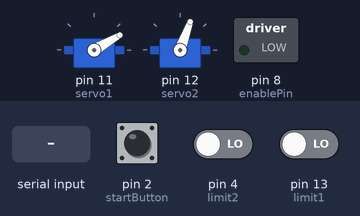
This sketch was run on a simulated Arduino Uno, built with avr-gcc and run on an emulated ATmega328P. On the bench: 2 × servo, switched loads named in the sketch (green lamp = pin HIGH). The inputs (shaded band) are chosen by the test bench; at power-on: pin 2 (startButton) HIGH, pin 4 (limit2) LOW, pin 13 (limit1) LOW. Pins used as bus, display or sensor lines are not drawn; what the sketch prints to the serial monitor is not drawn.

Above: at 1.2 s.
1.3 s: "2\n" received over Serial
At 3.6 s:
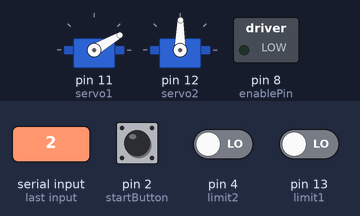
4.3 s: pin 2 (startButton) pulled LOW for 0.15 s
At 4.3 s:
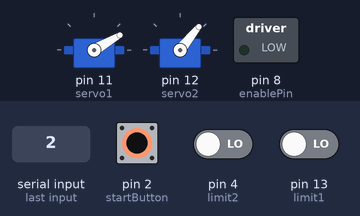
7.4 s: "30,150\n" received over Serial
At 9.27 s:
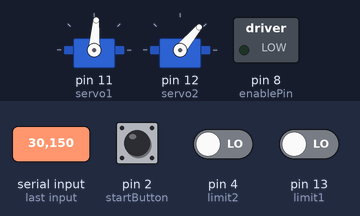
10.4 s: "1,90,45\n" received over Serial
13.4 s: pin 2 (startButton) pulled LOW for 3.2 s
18.1 s: "3\n" received over Serial
At 21.98 s:
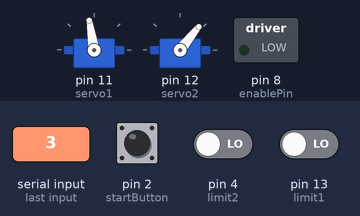
Timing chart, 0 to 22.1 s (numbered marks = the images above; inputs shaded):
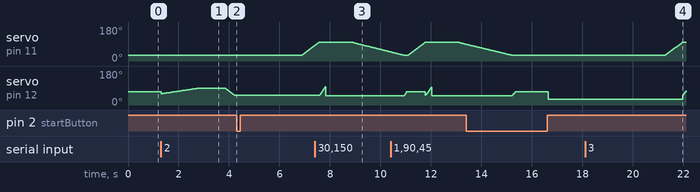

Measured:
- after the input at 18.1 s, servo on pin 12 (servo2): 30° → 71° after 3.9 s

The sketch:

RobotControl.ino
```cpp
// Run a A4998 Stepstick from an Arduino UNO.
// Paul Hurley Aug 2015
#include <stdlib.h>
#include <Servo.h>

int x;
#define BAUD (9600)

Servo s1;
Servo s2;

int limit1 = 13;
int limit2 = 4;
int limit3 = 3;
int limit4 = 5;

int step1Dir = 7;
int step1Step = 6;
int step2Dir = 10;
int step2Step = 9;

int enablePin = 8;

int servo1 = 11;
int servo2 = 12;

int startButton = 2;

boolean motorsOff = HIGH;


void setup()
{
  Serial.begin(BAUD);
  pinMode(enablePin,OUTPUT); // Enable
  pinMode(step1Step,OUTPUT); // Step
  pinMode(step1Dir,OUTPUT); // Dir


  pinMode(enablePin,OUTPUT); // Enable
  pinMode(step2Step,OUTPUT); // Step
  pinMode(step2Dir,OUTPUT); // Dir

  digitalWrite(enablePin,LOW); // Set Enable low
  pinMode(limit1,INPUT); //Limit switch1
  pinMode(limit2,INPUT);
  pinMode(limit3,INPUT);
  pinMode(limit4,INPUT);

  s1.attach(servo1);
  s2.attach(servo2);

  pinMode(startButton,INPUT_PULLUP); //Start Button
  attachInterrupt(0,stopMotors,LOW);

   s1.write(30);
  s2.write(70);
digitalWrite(enablePin,LOW);// Set Enable low


}


boolean I = true;
float Xposition = 0.000;
float Yposition = 0.000;

String inputString = "";
boolean stringComplete = false;


// 300 steps = 2 in
// 150 steps = 1 in
int stepsPerX = 150;
int stepsPerY = 150;

float dropOff[] = {4.500,4.000};
int fishHeight = 70;

void loop() {

//  if(I && digitalRead(startButton)){
//    initialize();
//      Xposition = 100.0/stepsPerX;
//      Yposition = 100.0/stepsPerY;
//     I = false;
//
//     goTo(4.500,4.500,Xposition,Yposition);
//      Xposition = x;
//      Yposition = y;
//  }


 while(!stringComplete && digitalRead(startButton)){
 if(Serial.available()){ // only send data back if data has been sent
    char inByte = Serial.read(); // read the incoming data


    if (inByte == '\n') {

      stringComplete = true;
       Serial.println(inputString);
      Serial.flush();

    }
    if (inByte != '~')
    {
      inputString += inByte;
    }
    }

  }

  if(inputString != "" && digitalRead(startButton)){
    //Serial.println(inputString);
    char command = inputString[0];
    if (command == '0'){ //GOTO
      Serial.write("message_recieved");
      Serial.flush();
      //delay(10);
     String X = inputString.substring(2,7);
     String Y = inputString.substring(8,13);
     char floatbuf[32]; // make this at least big enough for the whole string
     X.toCharArray(floatbuf, 32);
      float x = atof(floatbuf);
     Y.toCharArray(floatbuf, 32);
      float y = atof(floatbuf);

      goTo(x,y,Xposition,Yposition);
      Xposition = x;
      Yposition = y;
      delay(500);
      Serial.write("action_complete");
      Serial.flush();

    }
     if (command == '1') { //Calibration
     Serial.write("message_recieved");
     Serial.flush();
      //delay(10);
      initialize();
      Xposition = 100.0/stepsPerX;
      Yposition = 100.0/stepsPerY;
      Serial.write("action_complete");
      Serial.flush();
    }

     if (command == '2') { //Pick up a Fish
    //Serial.println("FISH");
    Serial.write("message_recieved");
    Serial.flush();
      goFishing();

      goTo(dropOff[0],dropOff[1],Xposition,Yposition);
      Xposition = dropOff[0];
      Yposition = dropOff[1];
      Serial.write("message_recieved");
      Serial.flush();
     // delay(10);
      //Serial.println("DROP OFF");

       for(int ii = 30; ii <100; ii++){
        s1.write(ii);
        delay(10);
       }

       for(int ii = 50; ii <100; ii++){
    s2.write(ii);
    delay(5);
   }
      s2.write(50);
        delay(1000);
      for(int ii = 100; ii >30; ii--){
        s1.write(ii);
        delay(30);
       }
       for(int ii = 50; ii <fishHeight; ii++){
    s2.write(ii);
    delay(5);
   }
      Serial.write("action_complete");
      Serial.flush();

    }

    if (command == '3') { // Deposit Fish
      goTo(dropOff[0],dropOff[1],Xposition,Yposition);
      Xposition = dropOff[0];
      Yposition = dropOff[1];
      Serial.write("message_recieved");
      Serial.flush();
     // delay(10);
      //Serial.println("DROP OFF");

       for(int ii = 30; ii <100; ii++){
        s1.write(ii);
        delay(10);
       }

       for(int ii = 50; ii <100; ii++){
    s2.write(ii);
    delay(5);
   }
      s2.write(50);
        delay(1000);
      for(int ii = 100; ii >30; ii--){
        s1.write(ii);
        delay(30);
       }
       for(int ii = 50; ii <fishHeight; ii++){
    s2.write(ii);
    delay(5);
   }
      Serial.write("action_complete");
      Serial.flush();
    }
//    else{
//     Serial.println("INVALID COMMAND");
//     inputString = "";
//    stringComplete = false;
//    Serial.flush();
//
//    }
    inputString = "";
  stringComplete = false;
  Serial.flush();
 // delay(100);

  }
//  inputString = "";
//  stringComplete = false;
//  Serial.flush();
//  delay(1000);


}


// GOTO command
void goTo(float moveX,float moveY,float currX, float currY){
  int stepsX = (moveX - currX)*stepsPerX;
 int stepsY = (moveY - currY)*stepsPerY;


 if (stepsX < 0){
  // Serial.print("MOVE negative X: ");
  // Serial.println(stepsX);
  negX(abs(stepsX));
 }
 else if (stepsX > 0) {
  //  Serial.print("MOVE positive X: ");
  // Serial.println(stepsX);
  posX(stepsX);
 }

  if (stepsY < 0){
   //  Serial.print("MOVE negative Y: ");
  // Serial.println(stepsY);
  negY(abs(stepsY));
 }
 else if (stepsY > 0) {
 //  Serial.print("MOVE positive Y: ");
  // Serial.println(stepsY);
  posY(stepsY);
 }
};

//Pick up a fish
void goFishing(){


   for(int ii = 60; ii <90; ii++){
    s2.write(ii);
    delay(50);
   }

  delay(1000);
  for(int ii = 90; ii >50; ii--){
    s2.write(ii);
    delay(10);
   }


};

void stopMotors(){
 // digitalWrite(enablePin,HIGH);


}

void posX(int steps){
  digitalWrite(step1Dir,LOW);
  digitalWrite(step2Dir,LOW);// Set Dir
  for(x = 0; x < steps; x++) // Loop step times
  {
    digitalWrite(step1Step,HIGH);
    digitalWrite(step2Step,HIGH);// Output high
    delay(1); // Wait
    digitalWrite(step1Step,LOW);
    digitalWrite(step2Step,LOW);// Output low
    delay(1); // Wait
  }
}

void negX(int steps){
  digitalWrite(step1Dir,HIGH);
  digitalWrite(step2Dir,HIGH);// Set Dir high
  for(x = 0; x < steps; x++) // Loop step times
  {
    digitalWrite(step1Step,HIGH);
    digitalWrite(step2Step,HIGH);// Output high
    delay(1); // Wait
    digitalWrite(step1Step,LOW);
    digitalWrite(step2Step,LOW);// Output low
    delay(1); // Wait
  }
}

void posY(int steps){
  digitalWrite(step1Dir,HIGH);
  digitalWrite(step2Dir,LOW);// Set Dir high
  for(x = 0; x < steps; x++) // Loop step times
  {
    digitalWrite(step1Step,HIGH);
    digitalWrite(step2Step,HIGH);// Output high
    delay(1); // Wait
    digitalWrite(step1Step,LOW);
    digitalWrite(step2Step,LOW);// Output low
    delay(1); // Wait
  }
}

void negY(int steps){
  digitalWrite(step1Dir,LOW);
  digitalWrite(step2Dir,HIGH);// Set Dir high
  for(x = 0; x < steps; x++) // Loop step times
  {
    digitalWrite(step1Step,HIGH);
    digitalWrite(step2Step,HIGH);// Output high
    delay(1); // Wait
    digitalWrite(step1Step,LOW);
    digitalWrite(step2Step,LOW);// Output low
    delay(1); // Wait
  }
}


//Initialization
void initialize(){
  s2.write(30);
  digitalWrite(step1Dir,HIGH);
  digitalWrite(step2Dir,HIGH);// Set Dir high
  int i = 0;
  while(i==0){

    if(digitalRead(limit1)){

      digitalWrite(step1Step,HIGH);
      digitalWrite(step2Step,HIGH);// Output high
      delay(1); // Wait
      digitalWrite(step1Step,LOW);
      digitalWrite(step2Step,LOW);// Output low
      delay(1); // Wait
    }
    else{
     i=1;
   }

  }
  //Serial.println("StOP");

  digitalWrite(step1Dir,LOW);
  digitalWrite(step2Dir,LOW);// Set Dir high
  for(x = 0; x < 100; x++) // Loop step times
  {
    digitalWrite(step1Step,HIGH);
    digitalWrite(step2Step,HIGH);// Output high
    delay(1); // Wait
    digitalWrite(step1Step,LOW);
    digitalWrite(step2Step,LOW);// Output low
    delay(1); // Wait

  }

  delay(1000);
  digitalWrite(step1Dir,LOW);
  digitalWrite(step2Dir,HIGH);
  i = 0;

  while(i == 0){

    if(digitalRead(limit2)){
      digitalWrite(step1Step,HIGH);
      digitalWrite(step2Step,HIGH);// Output high
      delay(1); // Wait
      digitalWrite(step1Step,LOW);
      digitalWrite(step2Step,LOW);// Output low
    }
    else{
     i = 1;
   }

  }
 // Serial.println("StOP");

  digitalWrite(step1Dir,HIGH);
  digitalWrite(step2Dir,LOW);// Set Dir high
  for(x = 0; x < 100; x++) // Loop step times
  {
    digitalWrite(step1Step,HIGH);
    digitalWrite(step2Step,HIGH);// Output high
    delay(1); // Wait
    digitalWrite(step1Step,LOW);
    digitalWrite(step2Step,LOW);// Output low
    delay(1); // Wait

  }
  delay(1000);


};
```
